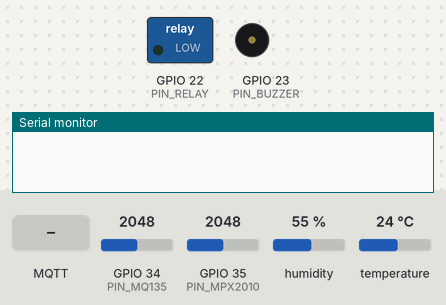
A program run on a simulated ESP32. Shown: switched loads named in the program (green lamp = pin HIGH), buzzer (waves = sounding, pin HIGH), the last lines printed to the serial monitor. Inputs (shaded band) come from the test bench; at power-on: GPIO 34 (PIN_MQ135) = 2048, GPIO 35 (PIN_MPX2010) = 2048, humidity 55 %, temperature 24 °C. WiFi joins after 1.5 s; servers stay silent unless stated; random numbers use the default seed unless the program sets one; no MQTT or app messages arrive unless stated.

Above: at 2.7 s.
2.8 s: MQTT message "RELAY_ON" arrives on the first subscribed topic
At 3.3 s:
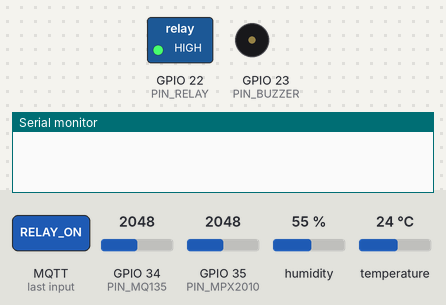
16.5 s: MQTT message "RELAY_OFF" arrives on the first subscribed topic
At 17.3 s:
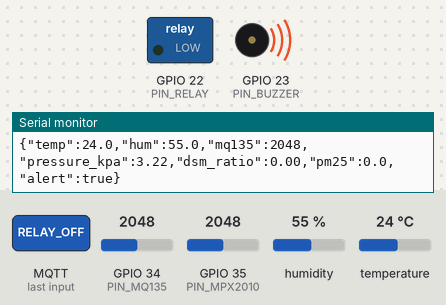
18.0 s: GPIO 34 (PIN_MQ135) set to 1948
At 30.4 s:
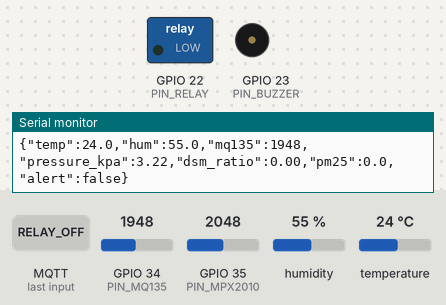
31.5 s: GPIO 34 (PIN_MQ135) set to 2040
At 45.25 s:
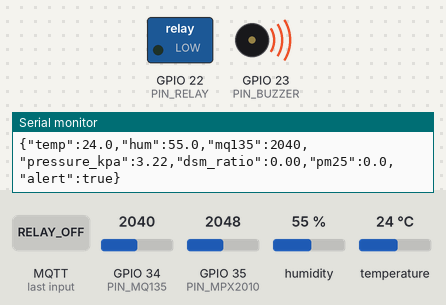
45.5 s: MQTT message "BUZZER_OFF" arrives on the first subscribed topic
At 46.6 s:
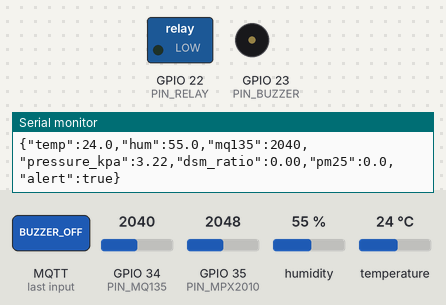
Timing chart, 0 to 61.5 s (numbered marks = the images above; inputs shaded):
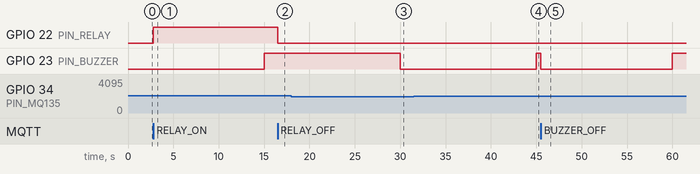

The program:

main.cpp
```cpp
#include <Arduino.h>
#include <WiFi.h>
#include <PubSubClient.h>
#include <DHT.h>

// --- CONFIG WIFI / MQTT ---
const char* WIFI_SSID = "TON_WIFI";
const char* WIFI_PASS = "TON_MDP";
const char* MQTT_BROKER = "broker.hivemq.com";
const int   MQTT_PORT = 1883;
const char* MQTT_TOPIC_DATA = "esp32/airlab/data";
const char* MQTT_TOPIC_CMD = "esp32/airlab/cmd";

// --- PINS ---
#define PIN_DHT 4
#define DHT_TYPE DHT22
#define PIN_MQ135 34
#define PIN_DSM501A 16
#define PIN_MPX2010 35
#define PIN_BUZZER 23
#define PIN_RELAY 22

DHT dht(PIN_DHT, DHT_TYPE);
WiFiClient espClient;
PubSubClient mqtt(espClient);

unsigned long lastRead = 0;
const long INTERVAL = 15000; // 15s

// --- DSM501A ---
volatile unsigned long lowPulseOccupancy = 0;
unsigned long startTimeDSM = 0;

void IRAM_ATTR dsmInterrupt() {
  // Mesure durée état LOW (méthode simple)
}

float readMQ135() {
  int raw = analogRead(PIN_MQ135);
  return raw; // à convertir en ppm après calibration
}

float readMPX2010() {
  int raw = analogRead(PIN_MPX2010);
  float voltage = raw * (3.3 / 4095.0);
  // MPX2010DP : 0 à 10kPa -> 0.2V à 4.7V, adapté
  float pressure_kPa = (voltage - 0.2) * (10.0 / 4.5);
  return pressure_kPa;
}

void callback(char* topic, byte* payload, unsigned int length) {
  String msg;
  for (unsigned int i=0; i<length; i++) msg += (char)payload[i];
  msg.trim();
  if (msg == "BUZZER_ON") digitalWrite(PIN_BUZZER, HIGH);
  if (msg == "BUZZER_OFF") digitalWrite(PIN_BUZZER, LOW);
  if (msg == "RELAY_ON") digitalWrite(PIN_RELAY, HIGH);
  if (msg == "RELAY_OFF") digitalWrite(PIN_RELAY, LOW);
}

void connectWiFi() {
  WiFi.begin(WIFI_SSID, WIFI_PASS);
  while (WiFi.status() != WL_CONNECTED) {
    delay(500);
  }
}

void connectMQTT() {
  while (!mqtt.connected()) {
    String clientId = "ESP32-AirLab-" + String(random(0xffff), HEX);
    if (mqtt.connect(clientId.c_str())) {
      mqtt.subscribe(MQTT_TOPIC_CMD);
    } else {
      delay(2000);
    }
  }
}

void setup() {
  Serial.begin(115200);
  pinMode(PIN_BUZZER, OUTPUT);
  pinMode(PIN_RELAY, OUTPUT);
  pinMode(PIN_MQ135, INPUT);
  pinMode(PIN_MPX2010, INPUT);
  pinMode(PIN_DSM501A, INPUT);
  digitalWrite(PIN_BUZZER, LOW);
  digitalWrite(PIN_RELAY, LOW);

  dht.begin();
  connectWiFi();
  mqtt.setServer(MQTT_BROKER, MQTT_PORT);
  mqtt.setCallback(callback);
  startTimeDSM = millis();
}

void loop() {
  if (WiFi.status() != WL_CONNECTED) connectWiFi();
  if (!mqtt.connected()) connectMQTT();
  mqtt.loop();

  if (millis() - lastRead > INTERVAL) {
    lastRead = millis();

    float temp = dht.readTemperature();
    float hum = dht.readHumidity();
    float mq135 = readMQ135();
    float pressure = readMPX2010();

    // DSM501A - ratio simplifié
    float dsmRatio = 0;
    // Ici: lecture Low Pulse Occupancy sur 15s
    // Exemple: ratio = lowPulseOccupancy / (INTERVAL*10.0)
    float pm25_est = dsmRatio * 100; // estimation à calibrer

    if (isnan(temp) || isnan(hum)) {
      temp = -1; hum = -1;
    }

    // Alarme automatique
    bool alert = false;
    if (mq135 > 2000 || temp > 40) {
      digitalWrite(PIN_BUZZER, HIGH);
      alert = true;
    } else {
      digitalWrite(PIN_BUZZER, LOW);
    }

    // JSON pour MQTT
    char payload[250];
    snprintf(payload, sizeof(payload),
      "{\"temp\":%.1f,\"hum\":%.1f,\"mq135\":%.0f,\"pressure_kpa\":%.2f,\"dsm_ratio\":%.2f,\"pm25\":%.1f,\"alert\":%s}",
      temp, hum, mq135, pressure, dsmRatio, pm25_est, alert ? "true" : "false"
    );

    mqtt.publish(MQTT_TOPIC_DATA, payload);
    Serial.println(payload);
    lowPulseOccupancy = 0;
    startTimeDSM = millis();
  }
}
```

Measured:
- the behaviour switches between 2001 and 2000 on GPIO 34 (PIN_MQ135) (found by bisection; images 2 and 3)
- after the input at 2.8 s, GPIO 22 (PIN_RELAY): LOW → HIGH at once
- after the input at 16.5 s, GPIO 22 (PIN_RELAY): HIGH → LOW at once
- after the input at 18.0 s, GPIO 23 (PIN_BUZZER): HIGH → LOW after 12.0 s
- after the input at 31.5 s, GPIO 23 (PIN_BUZZER): LOW → HIGH after 13.5 s
- after the input at 45.5 s, GPIO 23 (PIN_BUZZER): HIGH → LOW at once, → HIGH 14.5 s later
